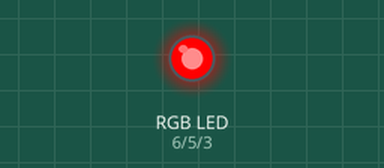
This sketch was run on a simulated Arduino Uno, built with avr-gcc and run on an emulated ATmega328P. Parts: an RGB LED mixed from three pins (HIGH = lit). Dim RGB values are drawn brighter than linear.

Above: at 0.05 s.
At 0.9 s:
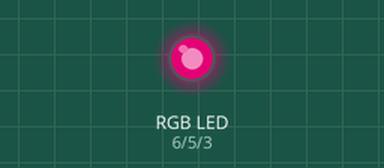
At 1.8 s:
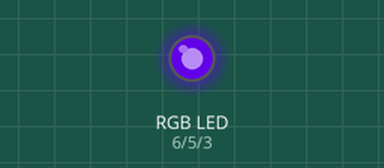
At 3.55 s:
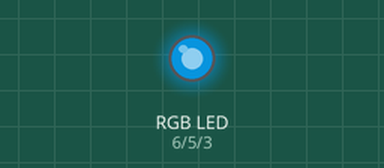
At 5.3 s:
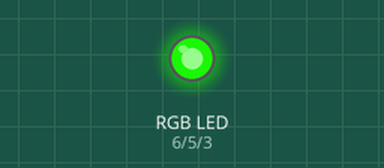
At 7.05 s:
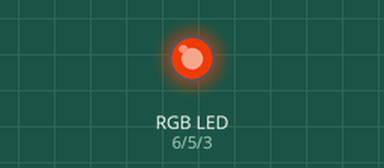
Timing chart, 0 to 9.8 s (numbered marks = the images above):
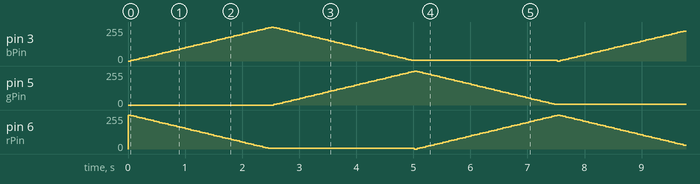

The sketch:

rgbGradient.ino
```cpp
//RGB Gradient Formula from https://graphicdesign.stackexchange.com/questions/100917/how-do-i-calculate-color-gradients
const int rPin=6;
const int gPin=5;
const int bPin=3;
float rVal= 0;
float gVal= 0;
float bVal= 255;

void setup() {
  pinMode(rPin, OUTPUT);
  pinMode(gPin, OUTPUT);
  pinMode(bPin, OUTPUT);
  Serial.begin(9600);
}

void loop() {
  //(Loop 1) Starting RGB value: (255, 0, 0), Final RGB value: (0, 0, 255)
  for(float i=0; i<500; i+=10){
    rVal= ((i/500)*0) + ((1-(i/500))*255);
    bVal= ((i/500)*255) + ((1-(i/500))*0);
    rgbSet(rVal, gVal, bVal, rPin, gPin, bPin);
    delay(50);
  }
  //(Loop 2) Starting RGB value: (0, 0, 255), Final RGB value(0, 255, 0)
  for(float j=0; j<500; j+=10){
    bVal= ((j/500)*0) + ((1-(j/500))*255);
    gVal= ((j/500)*255) + ((1-(j/500))*0);
    rgbSet(rVal, gVal, bVal, rPin, gPin, bPin);
    delay(50);
  }
  //(Loop 3) Starting RGB value: (0, 255, 0), Final RGB value: (255, 0, 0)
  for(float k=0; k<500; k+=10){
    gVal= ((k/500)*0) + ((1-(k/500))*255);
    rVal= ((k/500)*255) + ((1-(k/500))*0);
    rgbSet(rVal, gVal, bVal, rPin, gPin, bPin);
    delay(50);
  }
}

void rgbSet(float r, float g, float b, int rPin, int gPin, int bPin){
  analogWrite(rPin, int(r));
  analogWrite(gPin, int(g));
  analogWrite(bPin, int(b));
}
```
